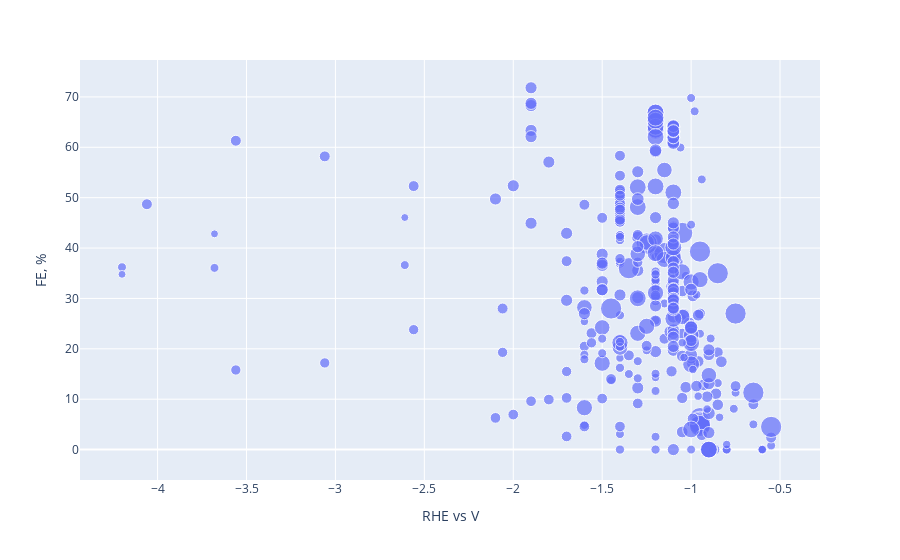

Notebook source saved alongside this figure:
### Markdown cell above
1. It can be detected that Effeciency of obtaining C2H4 is negatively correlated this potential of system
2. Cu+ favour the obtaining the C2H4
3. There is a pretty good correlation between geometric size of particles and FE %

### Code cell
size_max_default =5
scaling_factor = 3
pxe.scatter(data_frame=df_c2h4, x="RHE vs V", y="FE, %",  size=df_c2h4['Av_harm_Energy of +1 ion'] -7, size_max=size_max_default*scaling_factor)

### Figure 1 — Plotly figure (JSON) as saved in the notebook; plotly's stock layout.template omitted (floating-point values rounded to 4 significant figures; data arrays with more than 128 entries replaced by an {"elided": "..."} marker saying what was removed)
{"data": [{"hovertemplate": "RHE vs V=%{x}<br>FE, %=%{y}<br>size=%{marker.size}<extra></extra>", "legendgroup": "", "marker": {"color": "#636efa", "size": {"elided": "346 float values"}, "sizemode": "area", "sizeref": 0.0181, "symbol": "circle"}, "mode": "markers", "name": "", "orientation": "v", "showlegend": false, "type": "scatter", "x": {"elided": "346 float values"}, "xaxis": "x", "y": {"elided": "346 float values"}, "yaxis": "y"}], "layout": {"legend": {"itemsizing": "constant", "tracegroupgap": 0}, "margin": {"t": 60}, "xaxis": {"anchor": "y", "domain": [0, 1], "title": {"text": "RHE vs V"}}, "yaxis": {"anchor": "x", "domain": [0, 1], "title": {"text": "FE, %"}}}}
